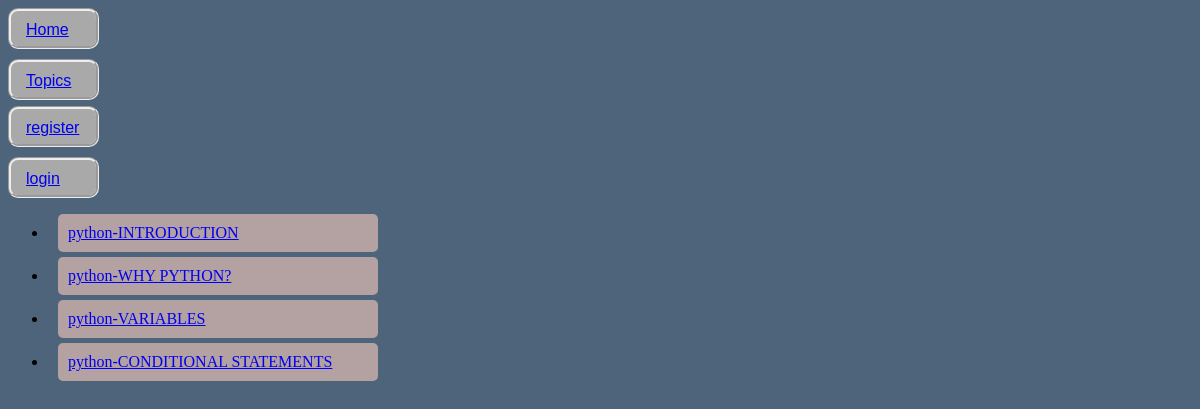
The app's page /tags/2/ with its own data.
### pybasic/models.py (models this page shows)
class TagTopics(models.Model):
    tag = models.ForeignKey(Tags, on_delete=models.CASCADE)
    topic = models.ForeignKey(Topic, on_delete=models.CASCADE)
    tag_added_on = models.DateTimeField(auto_now_add=True)
    def __str__(self):
        return f"{self.tag}-{self.topic}"

class Tags(models.Model):
    tag = models.CharField(max_length=100)
    def __str__(self):
        return f"{self.tag}"
    class Meta:
        verbose_name_plural = "Tags"

class Topic(models.Model):
    name = models.CharField(max_length=200)
    created = models.DateTimeField(auto_now_add=True)
    tags = models.ManyToManyField(Tags, through='TagTopics')
    def __str__(self):
        return f"{self.name}"

### pybasic/views.py (the view)
# urls.py: path('tags/<int:tag_id>/', views.tag_topics, name='tag-topics'),
def tag_topics(request, tag_id):
    tag_topics_ = filter_topics_by_tag(tag_id=tag_id)
    context = {"tag_topics_": tag_topics_}
    return render(request, "pybasic/tag_topics.html", context)

### pybasic/service_layer.py (called while the page is built)
def filter_topics_by_tag(tag_id):
    topics = TagTopics.objects.filter(tag_id=tag_id)
    return topics

### pybasic/templates/pybasic/tag_topics.html (shortened to what this page needs)
<!DOCTYPE html>
<html lang="en">
<head>
</head>
<body>
    {% extends 'pybasic/base.html' %}
    {% block content %}
    <ul>
        {% for topic in tag_topics_ %}
        <li>
            <div class="topics"><a href="{% url 'pybasic:topic-detail' topic.topic_id %}">{{topic}}</a></div>
        </li>
        {% endfor %}
    </ul>
    {% endblock content%}

### pybasic/templates/pybasic/tag_topics.html (style rules this page uses)
.topics { background-color: rgb(180, 161, 161); border-bottom: 20px; border-radius: 5px; width: 300px; padding: 10px; margin-top: 5px; margin-left: 10px; }

### pybasic/templates/pybasic/base.html (style rules this page uses)
body { background-color: rgb(78, 100, 122); }

### records on screen
TagTopics: tag+topic "python-INTRODUCTION"
TagTopics: tag+topic "python-WHY PYTHON?"
TagTopics: tag+topic "python-VARIABLES"
TagTopics: tag+topic "python-CONDITIONAL STATEMENTS"
